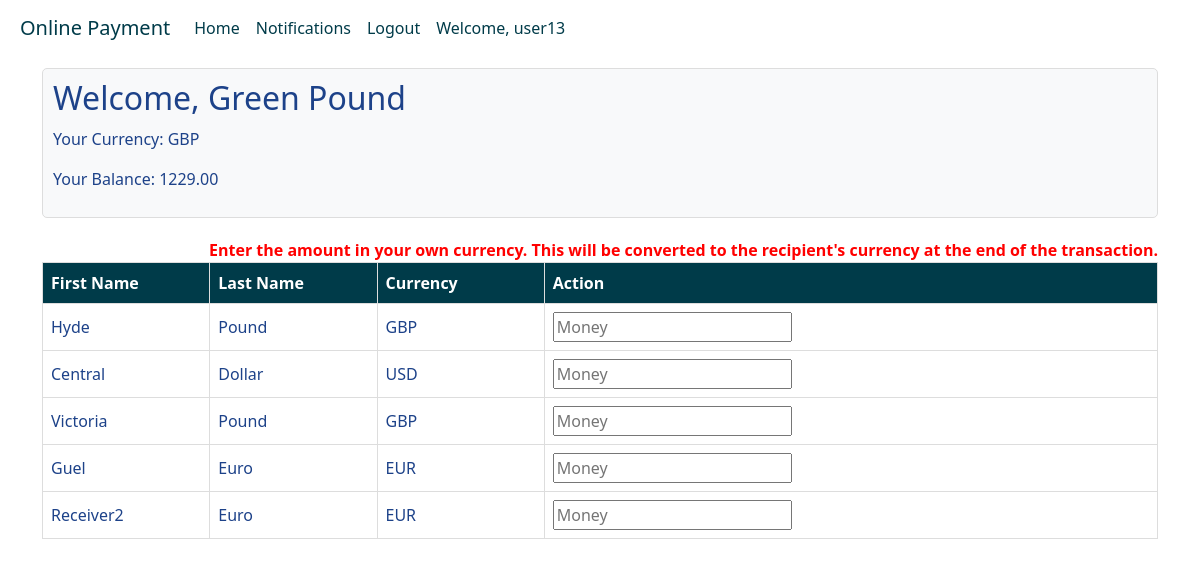
/register/user-list/ (signed in), run on the app's committed database.
### register/models.py (models this page shows, shortened)
class UserProfile(models.Model):
    user = models.OneToOneField(User, on_delete=models.CASCADE)
    first_name = models.CharField(max_length=100)
    last_name = models.CharField(max_length=100)
    email = models.EmailField()
    currency = models.CharField(max_length=3)
    balance = models.DecimalField(max_digits=10, decimal_places=2, default=1000)
    timestamp = models.DateTimeField(auto_now_add=True)

### register/views.py (the view)
# urls.py: path('user-list/', user_list, name='user_list'),
@user_passes_test(not_admin, login_url='/register/login')
def user_list(request):
    user_profiles = UserProfile.objects.all().values('user__username', 'first_name', 'last_name', 'currency')
    if request.user.is_authenticated:
        current_user_profile = UserProfile.objects.get(user=request.user)
    else:
        current_user_profile = None
    return render(request, 'user_list.html', {
        'users': user_profiles,
        'current_user_profile': current_user_profile
    })

### register/views.py (called while the page is built)
def not_admin(user: User):
    return not user.is_superuser

### templates/user_list.html (shortened to what this page needs)
{% extends './base.html' %}
{% block content %}
    {% if request.user.is_authenticated %}
        <div class="dashboard">
            <h2>Welcome, {{ current_user_profile.first_name }} {{ current_user_profile.last_name }}</h2>
            <p>Your Currency: {{ current_user_profile.currency }}</p>
            <p>Your Balance: {{ current_user_profile.balance }}</p>
        </div>
        <div class="table-container">
            <p style="text-align: right; color: red; font-weight: bold; margin: 0;">Enter the amount in your own currency. This will be converted to the recipient's currency at the end of the transaction.</p>
            <table>
                <tr>
                    <th>First Name</th>
                    <th>Last Name</th>
                    <th>Currency</th>
                    <th>Action</th>
                </tr>
                {% for user in users %}
                    {% if user.user__username != request.user.username %}
                        <tr>
                            <td>{{ user.first_name }}</td>
                            <td>{{ user.last_name }}</td>
                            <td>{{ user.currency }}</td>
                            <td>
                                <form action="" method="post" class="payment-form">
                                    <input type="text" name="amount" placeholder="Money" class="amount-input">
                                </form>
                            </td>
                        </tr>
                    {% endif %}
                {% endfor %}
            </table>
        </div>
    {% else %}
        <p style="font-size: 2em; color: red; font-weight: bold;">Please login first.</p>
    {% endif %}
{% endblock %}

### templates/base.html (shortened to what this page needs)
<!DOCTYPE html>
<html lang="en">
<head>
    {% load crispy_forms_tags %}
    <link href="https://cdn.jsdelivr.net/npm/bootstrap@5.3.0-alpha1/dist/css/bootstrap.min.css" rel="stylesheet">
</head>
<body>
<nav class="navbar navbar-expand-lg navbar-light fixed-top">
    <a class="navbar-brand" href="/register/user-list">Online Payment</a>
    <div class="collapse navbar-collapse" id="navbarText">
        <ul class="navbar-nav mr-auto">
            {% if user.is_authenticated %}
                <li class="nav-item">
                    <a class="nav-link" href="/register/user-list">Home</a>
                </li>
                <li class="nav-item">
                    <a class="nav-link" href="/payapp/notifications">Notifications</a>
                </li>
                <li class="nav-item">
                    <a class="nav-link" href="/register/logout">Logout</a>
                </li>
                <li class="nav-item">
                    <a class="nav-link" href="#">Welcome, {{user.username}}</a>
                </li>
            {% else %}
                <li class="nav-item">
                    <a class="nav-link" href="/register/login">Login</a>
                </li>
            {% endif %}
        </ul>
    </div>
</nav>
<div class="container py-5" id="content" name="content">
    {% block content %}
    {% endblock %}
</div>
</body>
</html>

### templates/base.html (style rules this page uses)
body { color: #1d4289; }
.navbar { background-color: #fff; }
.navbar .nav-link { color: #003b49 }
.navbar-brand { margin-left: 20px; color: #003b49 }
#content { margin-top: 20px; }

### templates/user_list.html (style rules this page uses)
table { width: 100%; border-collapse: collapse; table-layout: fixed; }
th:nth-child(1), td:nth-child(1), th:nth-child(2), td:nth-child(2), th:nth-child(3), td:nth-child(3) { width: 15%; }
th, td, tr { border: 1px solid #ddd; padding: 8px; overflow: hidden; text-overflow: ellipsis; }
th { background-color: #003b49; color: white; }
.dashboard { margin-bottom: 20px; padding: 10px; background-color: #f8f9fa; border: 1px solid #ddd; border-radius: 5px; }
.dashboard h2 { margin: 0 0 10px; }
.table-container { position: relative; }

### data on the page
UserProfile: first_name "Green", last_name "Pound", currency "GBP", balance "1229.00", first_name "Hyde", first_name "Victoria"

### other printed values
{{ user.username }} "user13"
{{ user.first_name }} "Central" "Guel" "Receiver2"
{{ user.last_name }} "Dollar" "Euro" "Euro"
{{ user.currency }} "USD" "EUR" "EUR"
